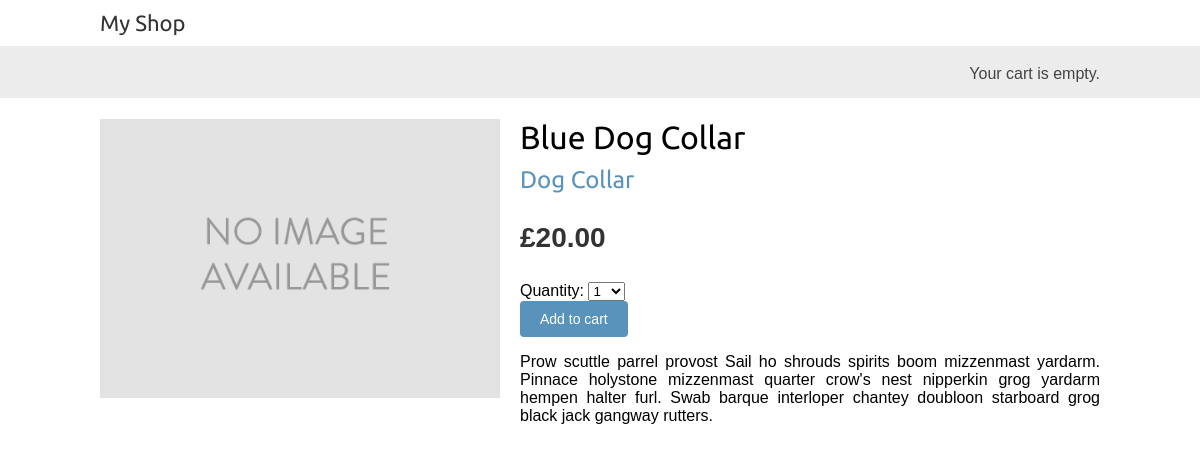
Page /1/blue-dog-collar/ on the committed database.
### shop/models.py (models this page shows, shortened)
class Product(models.Model):
    category = models.ForeignKey(
        Category,
        related_name='products',
        on_delete=models.CASCADE
    )
    name = models.CharField(max_length=200)
    slug = models.SlugField(max_length=200)
    image = models.ImageField(
        upload_to='products/%Y/%m/%d',
        blank=True
    )
    description = models.TextField(blank=True)
    price = models.DecimalField(max_digits=10, decimal_places=2)
    available = models.BooleanField(default=True)
    created = models.DateTimeField(auto_now_add=True)
    updated = models.DateTimeField(auto_now=True)
    class Meta:
        ordering = ['name']
        indexes = [
            models.Index(fields=['id', 'slug']),
            models.Index(fields=['name']),
            models.Index(fields=['-created']),
        ]

class Category(models.Model):
    name = models.CharField(max_length=200)
    slug = models.SlugField(max_length=200, unique=True)
    class Meta:
        ordering = ['name']
        indexes = [
            models.Index(fields=['name']),
        ]
        verbose_name = 'category'
        verbose_name_plural = 'categories'
    def __str__(self):
        return self.name
    def get_absolute_url(self):
        return reverse(
            'shop:product_list_by_category', args=[self.slug]
        )

### shop/views.py (the view)
def product_detail(request, id, slug):
    product = get_object_or_404(Product, id=id, slug=slug, available=True)
    cart_product_form = CartAddProductForm()
    return render(
        request,
        'shop/product/detail.html',
        {'product': product, 'cart_product_form': cart_product_form}
    )

### cart/forms.py
class CartAddProductForm(forms.Form):
    quantity = forms.TypedChoiceField(
        choices=PRODUCT_QUANTITY_CHOICES,
        coerce=int
    )
    override = forms.BooleanField(
        required=False,
        initial=False,
        widget=forms.HiddenInput
    )

### cart/cart.py (called while the page is built)
    def __len__(self):
        return sum(item['quantity'] for item in self.cart.values())

### cart/context_processors.py (called while the page is built)
def cart(request):
    return {'cart': Cart(request)}

### shop/templates/shop/product/detail.html (shortened to what this page needs)
{% extends "shop/base.html" %}
{% load static %}
{% block content %}
    <div class="product-detail">
        <img src="{% if product.image %}{{ product.image.url }}{% else %}
        {% static "img/no_image.png" %}{% endif %}" alt="{{ product.name }}">
        <h1>{{ product.name }}</h1>
        <h2>
            <a href="{{ product.category.get_absolute_url }}">
                {{ product.category }}
            </a>
        </h2>
        <p class="price">£{{ product.price }}</p>
        <form action="{% url "cart:cart_add" product.id %}" method="post">
            {{ cart_product_form }}
            <input type="submit" value="Add to cart">
        </form>
        {{ product.description|linebreaks }}
    </div>
{% endblock %}

### shop/static/css/base.css (style rules this page uses)
body { margin:0; padding:0; font-family:helvetica, sans-serif; }
h1, h2, h3, h4, h5 , h6 { font-family: 'Ubuntu', sans-serif; font-weight:normal; }
a { text-decoration:none; color:#5993bb; }
a.button, input[type="submit"] { color:#fff; background:#5993bb; border-radius:4px; padding:10px 20px; font-size:14px; border:0; }
.product-detail { text-align:justify; }
.product-detail .price { color:#333; font-size:28px; font-weight:bold; }
.product-detail img { width:40%; float:left; padding:0 20px 20px 0; }
.product-detail h1 { margin-bottom:0; }
.product-detail h2 { margin-top:10px; }

### rows in the picture
Product: name "Blue Dog Collar", category "Dog Collar", price "20.00", description "Prow scuttle parrel provost Sail ho shrouds spirits boom mizzenmast yardarm. Pinnace holystone mizzenmast quarter crow's nest nipperkin grog yardarm hempen halter furl. Swab barque interloper chantey doubloon starboard grog black jack gangway rutters."
